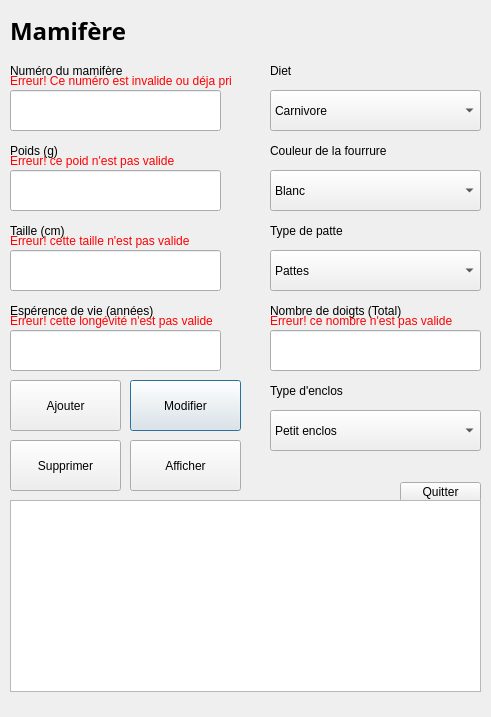
<?xml version="1.0" encoding="UTF-8"?>
<ui version="4.0">
 <class>Dialog</class>
 <widget class="QDialog" name="Dialog">
  <property name="geometry">
   <rect>
    <x>0</x>
    <y>0</y>
    <width>491</width>
    <height>717</height>
   </rect>
  </property>
  <property name="windowTitle">
   <string>Dialog</string>
  </property>
  <widget class="QLabel" name="label_poids_mamifere">
   <property name="geometry">
    <rect>
     <x>10</x>
     <y>140</y>
     <width>211</width>
     <height>21</height>
    </rect>
   </property>
   <property name="text">
    <string>Poids (g)</string>
   </property>
  </widget>
  <widget class="QLabel" name="label_taille_mamifere">
   <property name="geometry">
    <rect>
     <x>10</x>
     <y>220</y>
     <width>211</width>
     <height>21</height>
    </rect>
   </property>
   <property name="text">
    <string>Taille (cm)</string>
   </property>
  </widget>
  <widget class="QLabel" name="label_longevite_mamifere">
   <property name="geometry">
    <rect>
     <x>10</x>
     <y>300</y>
     <width>211</width>
     <height>21</height>
    </rect>
   </property>
   <property name="text">
    <string>Espérence de vie (années)</string>
   </property>
  </widget>
  <widget class="QLabel" name="label_diet_mamifere">
   <property name="geometry">
    <rect>
     <x>270</x>
     <y>60</y>
     <width>211</width>
     <height>21</height>
    </rect>
   </property>
   <property name="text">
    <string>Diet</string>
   </property>
  </widget>
  <widget class="QLabel" name="label_numero_mamifere">
   <property name="geometry">
    <rect>
     <x>10</x>
     <y>60</y>
     <width>211</width>
     <height>21</height>
    </rect>
   </property>
   <property name="text">
    <string>Numéro du mamifère</string>
   </property>
  </widget>
  <widget class="QLabel" name="label_nb_doigts">
   <property name="geometry">
    <rect>
     <x>270</x>
     <y>300</y>
     <width>211</width>
     <height>21</height>
    </rect>
   </property>
   <property name="text">
    <string>Nombre de doigts (Total)</string>
   </property>
  </widget>
  <widget class="QLabel" name="label_couleur_fourrure">
   <property name="geometry">
    <rect>
     <x>270</x>
     <y>140</y>
     <width>211</width>
     <height>21</height>
    </rect>
   </property>
   <property name="text">
    <string>Couleur de la fourrure</string>
   </property>
  </widget>
  <widget class="QLabel" name="label_type_patte">
   <property name="geometry">
    <rect>
     <x>270</x>
     <y>220</y>
     <width>211</width>
     <height>21</height>
    </rect>
   </property>
   <property name="text">
    <string>Type de patte</string>
   </property>
  </widget>
  <widget class="QComboBox" name="comboBox_type_patte">
   <property name="geometry">
    <rect>
     <x>270</x>
     <y>250</y>
     <width>211</width>
     <height>41</height>
    </rect>
   </property>
   <item>
    <property name="text">
     <string>Pattes</string>
    </property>
   </item>
   <item>
    <property name="text">
     <string>Sabots</string>
    </property>
   </item>
   <item>
    <property name="text">
     <string>Griffes</string>
    </property>
   </item>
   <item>
    <property name="text">
     <string>Patte palmée</string>
    </property>
   </item>
  </widget>
  <widget class="QComboBox" name="comboBox_diet_mamifere">
   <property name="geometry">
    <rect>
     <x>270</x>
     <y>90</y>
     <width>211</width>
     <height>41</height>
    </rect>
   </property>
   <item>
    <property name="text">
     <string>Carnivore</string>
    </property>
   </item>
   <item>
    <property name="text">
     <string>Herbivore</string>
    </property>
   </item>
   <item>
    <property name="text">
     <string>Omnivore</string>
    </property>
   </item>
  </widget>
  <widget class="QLineEdit" name="lineEdit_poids_mamifere">
   <property name="geometry">
    <rect>
     <x>10</x>
     <y>170</y>
     <width>211</width>
     <height>41</height>
    </rect>
   </property>
  </widget>
  <widget class="QPushButton" name="pushButton_modifier_mamifere">
   <property name="geometry">
    <rect>
     <x>130</x>
     <y>380</y>
     <width>111</width>
     <height>51</height>
    </rect>
   </property>
   <property name="text">
    <string>Modifier</string>
   </property>
  </widget>
  <widget class="QPushButton" name="pushButton_supprimer_mamifere">
   <property name="geometry">
    <rect>
     <x>10</x>
     <y>440</y>
     <width>111</width>
     <height>51</height>
    </rect>
   </property>
   <property name="text">
    <string>Supprimer</string>
   </property>
  </widget>
  <widget class="QLineEdit" name="lineEdit_numero_mamifere">
   <property name="geometry">
    <rect>
     <x>10</x>
     <y>90</y>
     <width>211</width>
     <height>41</height>
    </rect>
   </property>
  </widget>
  <widget class="QLabel" name="label_type_enclos_mamifere">
   <property name="geometry">
    <rect>
     <x>270</x>
     <y>380</y>
     <width>211</width>
     <height>21</height>
    </rect>
   </property>
   <property name="text">
    <string>Type d'enclos</string>
   </property>
  </widget>
  <widget class="QLineEdit" name="lineEdit_longevite_mamifere">
   <property name="geometry">
    <rect>
     <x>10</x>
     <y>330</y>
     <width>211</width>
     <height>41</height>
    </rect>
   </property>
  </widget>
  <widget class="QPushButton" name="pushButton_quitter_mamifere">
   <property name="geometry">
    <rect>
     <x>400</x>
     <y>482</y>
     <width>81</width>
     <height>20</height>
    </rect>
   </property>
   <property name="text">
    <string>Quitter</string>
   </property>
  </widget>
  <widget class="QComboBox" name="comboBox_type_enclos_mamifere">
   <property name="geometry">
    <rect>
     <x>270</x>
     <y>410</y>
     <width>211</width>
     <height>41</height>
    </rect>
   </property>
   <item>
    <property name="text">
     <string>Petit enclos</string>
    </property>
   </item>
   <item>
    <property name="text">
     <string>Moyen enclos</string>
    </property>
   </item>
   <item>
    <property name="text">
     <string>Gros enclos</string>
    </property>
   </item>
   <item>
    <property name="text">
     <string>Très gros enclos</string>
    </property>
   </item>
  </widget>
  <widget class="QPushButton" name="pushButton_ajouter_mamifere">
   <property name="geometry">
    <rect>
     <x>10</x>
     <y>380</y>
     <width>111</width>
     <height>51</height>
    </rect>
   </property>
   <property name="text">
    <string>Ajouter</string>
   </property>
  </widget>
  <widget class="QLineEdit" name="lineEdit_taille_mamifere">
   <property name="geometry">
    <rect>
     <x>10</x>
     <y>250</y>
     <width>211</width>
     <height>41</height>
    </rect>
   </property>
  </widget>
  <widget class="QComboBox" name="comboBox_couleur_fourrure">
   <property name="geometry">
    <rect>
     <x>270</x>
     <y>170</y>
     <width>211</width>
     <height>41</height>
    </rect>
   </property>
   <item>
    <property name="text">
     <string>Blanc</string>
    </property>
   </item>
   <item>
    <property name="text">
     <string>Noir</string>
    </property>
   </item>
   <item>
    <property name="text">
     <string>Brun</string>
    </property>
   </item>
   <item>
    <property name="text">
     <string>Gris</string>
    </property>
   </item>
   <item>
    <property name="text">
     <string>Rouge</string>
    </property>
   </item>
   <item>
    <property name="text">
     <string>Orange</string>
    </property>
   </item>
   <item>
    <property name="text">
     <string>Jaune</string>
    </property>
   </item>
   <item>
    <property name="text">
     <string>Vert</string>
    </property>
   </item>
   <item>
    <property name="text">
     <string>Bleu</string>
    </property>
   </item>
   <item>
    <property name="text">
     <string>Mauve</string>
    </property>
   </item>
  </widget>
  <widget class="QLabel" name="label_mamifere">
   <property name="geometry">
    <rect>
     <x>10</x>
     <y>10</y>
     <width>471</width>
     <height>41</height>
    </rect>
   </property>
   <property name="font">
    <font>
     <family>Arial Black</family>
     <pointsize>18</pointsize>
     <weight>75</weight>
     <bold>true</bold>
    </font>
   </property>
   <property name="text">
    <string>Mamifère</string>
   </property>
  </widget>
  <widget class="QLabel" name="label_erreur_poids_mamifere">
   <property name="geometry">
    <rect>
     <x>10</x>
     <y>150</y>
     <width>211</width>
     <height>21</height>
    </rect>
   </property>
   <property name="palette">
    <palette>
     <active>
      <colorrole role="WindowText">
       <brush brushstyle="SolidPattern">
        <color alpha="255">
         <red>255</red>
         <green>0</green>
         <blue>0</blue>
        </color>
       </brush>
      </colorrole>
     </active>
     <inactive>
      <colorrole role="WindowText">
       <brush brushstyle="SolidPattern">
        <color alpha="255">
         <red>255</red>
         <green>0</green>
         <blue>0</blue>
        </color>
       </brush>
      </colorrole>
     </inactive>
     <disabled>
      <colorrole role="WindowText">
       <brush brushstyle="SolidPattern">
        <color alpha="255">
         <red>120</red>
         <green>120</green>
         <blue>120</blue>
        </color>
       </brush>
      </colorrole>
     </disabled>
    </palette>
   </property>
   <property name="autoFillBackground">
    <bool>false</bool>
   </property>
   <property name="text">
    <string>Erreur! ce poid n'est pas valide</string>
   </property>
  </widget>
  <widget class="QLabel" name="label_erreur_taille_mamifere">
   <property name="geometry">
    <rect>
     <x>10</x>
     <y>230</y>
     <width>211</width>
     <height>21</height>
    </rect>
   </property>
   <property name="palette">
    <palette>
     <active>
      <colorrole role="WindowText">
       <brush brushstyle="SolidPattern">
        <color alpha="255">
         <red>255</red>
         <green>0</green>
         <blue>0</blue>
        </color>
       </brush>
      </colorrole>
     </active>
     <inactive>
      <colorrole role="WindowText">
       <brush brushstyle="SolidPattern">
        <color alpha="255">
         <red>255</red>
         <green>0</green>
         <blue>0</blue>
        </color>
       </brush>
      </colorrole>
     </inactive>
     <disabled>
      <colorrole role="WindowText">
       <brush brushstyle="SolidPattern">
        <color alpha="255">
         <red>120</red>
         <green>120</green>
         <blue>120</blue>
        </color>
       </brush>
      </colorrole>
     </disabled>
    </palette>
   </property>
   <property name="autoFillBackground">
    <bool>false</bool>
   </property>
   <property name="text">
    <string>Erreur! cette taille n'est pas valide</string>
   </property>
  </widget>
  <widget class="QLabel" name="label_erreur_longevite_mamifere">
   <property name="geometry">
    <rect>
     <x>10</x>
     <y>311</y>
     <width>211</width>
     <height>20</height>
    </rect>
   </property>
   <property name="palette">
    <palette>
     <active>
      <colorrole role="WindowText">
       <brush brushstyle="SolidPattern">
        <color alpha="255">
         <red>255</red>
         <green>0</green>
         <blue>0</blue>
        </color>
       </brush>
      </colorrole>
     </active>
     <inactive>
      <colorrole role="WindowText">
       <brush brushstyle="SolidPattern">
        <color alpha="255">
         <red>255</red>
         <green>0</green>
         <blue>0</blue>
        </color>
       </brush>
      </colorrole>
     </inactive>
     <disabled>
      <colorrole role="WindowText">
       <brush brushstyle="SolidPattern">
        <color alpha="255">
         <red>120</red>
         <green>120</green>
         <blue>120</blue>
        </color>
       </brush>
      </colorrole>
     </disabled>
    </palette>
   </property>
   <property name="autoFillBackground">
    <bool>false</bool>
   </property>
   <property name="text">
    <string>Erreur! cette longévité n'est pas valide</string>
   </property>
  </widget>
  <widget class="QLabel" name="label_erreur_numero_mamifere">
   <property name="geometry">
    <rect>
     <x>10</x>
     <y>70</y>
     <width>221</width>
     <height>21</height>
    </rect>
   </property>
   <property name="palette">
    <palette>
     <active>
      <colorrole role="WindowText">
       <brush brushstyle="SolidPattern">
        <color alpha="255">
         <red>255</red>
         <green>0</green>
         <blue>0</blue>
        </color>
       </brush>
      </colorrole>
     </active>
     <inactive>
      <colorrole role="WindowText">
       <brush brushstyle="SolidPattern">
        <color alpha="255">
         <red>255</red>
         <green>0</green>
         <blue>0</blue>
        </color>
       </brush>
      </colorrole>
     </inactive>
     <disabled>
      <colorrole role="WindowText">
       <brush brushstyle="SolidPattern">
        <color alpha="255">
         <red>120</red>
         <green>120</green>
         <blue>120</blue>
        </color>
       </brush>
      </colorrole>
     </disabled>
    </palette>
   </property>
   <property name="autoFillBackground">
    <bool>false</bool>
   </property>
   <property name="text">
    <string>Erreur! Ce numéro est invalide ou déja pris.</string>
   </property>
  </widget>
  <widget class="QPushButton" name="pushButton_afficher_mamifere">
   <property name="geometry">
    <rect>
     <x>130</x>
     <y>440</y>
     <width>111</width>
     <height>51</height>
    </rect>
   </property>
   <property name="text">
    <string>Afficher</string>
   </property>
  </widget>
  <widget class="QTextBrowser" name="textBrowser_mamifere">
   <property name="geometry">
    <rect>
     <x>10</x>
     <y>500</y>
     <width>471</width>
     <height>192</height>
    </rect>
   </property>
  </widget>
  <widget class="QLineEdit" name="lineEdit_nbdoigts_mamifere">
   <property name="geometry">
    <rect>
     <x>270</x>
     <y>330</y>
     <width>211</width>
     <height>41</height>
    </rect>
   </property>
  </widget>
  <widget class="QLabel" name="label_erreur_nbdoigts_mamifere">
   <property name="geometry">
    <rect>
     <x>270</x>
     <y>311</y>
     <width>211</width>
     <height>20</height>
    </rect>
   </property>
   <property name="palette">
    <palette>
     <active>
      <colorrole role="WindowText">
       <brush brushstyle="SolidPattern">
        <color alpha="255">
         <red>255</red>
         <green>0</green>
         <blue>0</blue>
        </color>
       </brush>
      </colorrole>
     </active>
     <inactive>
      <colorrole role="WindowText">
       <brush brushstyle="SolidPattern">
        <color alpha="255">
         <red>255</red>
         <green>0</green>
         <blue>0</blue>
        </color>
       </brush>
      </colorrole>
     </inactive>
     <disabled>
      <colorrole role="WindowText">
       <brush brushstyle="SolidPattern">
        <color alpha="255">
         <red>120</red>
         <green>120</green>
         <blue>120</blue>
        </color>
       </brush>
      </colorrole>
     </disabled>
    </palette>
   </property>
   <property name="autoFillBackground">
    <bool>false</bool>
   </property>
   <property name="text">
    <string>Erreur! ce nombre n'est pas valide</string>
   </property>
  </widget>
 </widget>
 <resources/>
 <connections/>
</ui>
